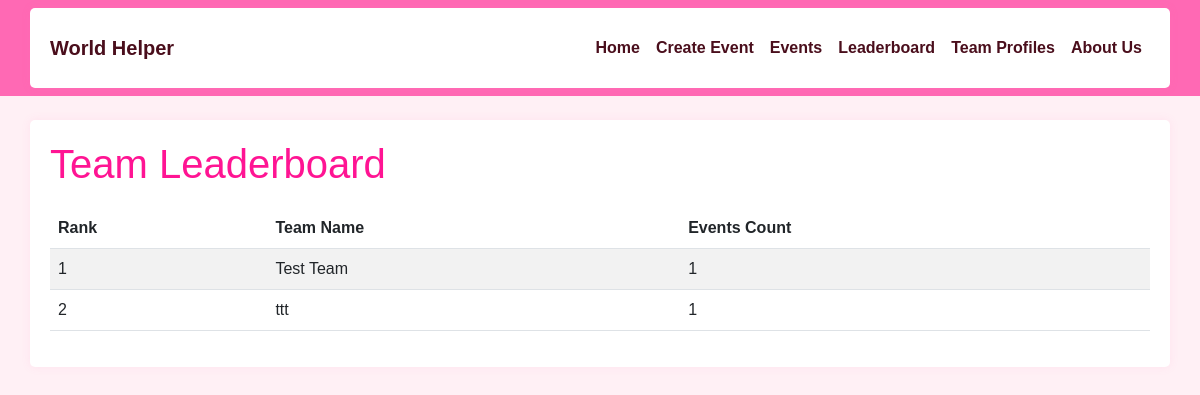
The page /leaderboard on the database as committed earlier.
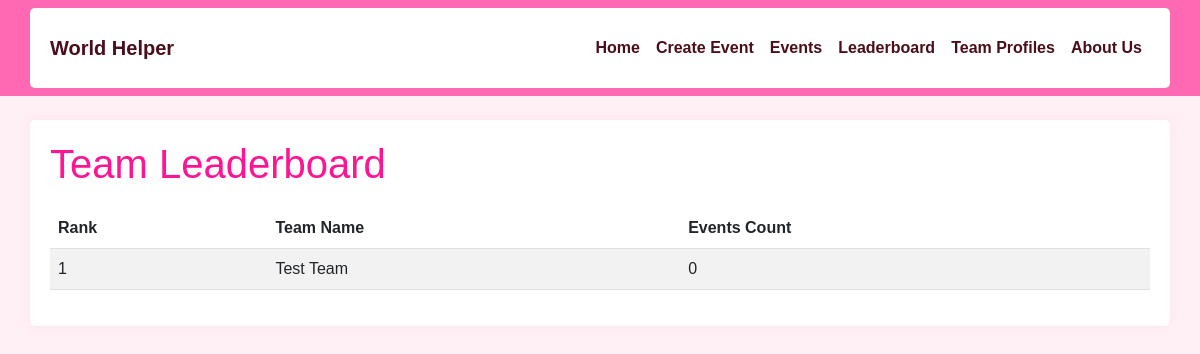
The same page on the database as committed later.
### app/models.py (models this page shows)
class Team(db.Model):
    id = db.Column(db.Integer, primary_key=True)
    team_phrase = db.Column(db.String(100), nullable=False)
    name = db.Column(db.String(64), nullable=False)
    members = db.relationship('TeamMember', backref='team', lazy='dynamic')
    events = db.relationship('Event', backref='team', lazy='dynamic')

### app/main/routes.py (the view)
@bp.route('/leaderboard')
def leaderboard():
    teams = db.session.query(Team, func.count(Event.id).label('event_count')) \
        .outerjoin(Event) \
        .group_by(Team.id) \
        .order_by(func.count(Event.id).desc()) \
        .all()
    ranked_teams = [(rank, team, event_count) for rank, (team, event_count) in enumerate(teams, start=1)]
    return render_template('leaderboard.html', ranked_teams=ranked_teams)

### app/templates/leaderboard.html (shortened to what this page needs)
{% extends "base.html" %}
{% block content %}
<h1>Team Leaderboard</h1>
<table class="table table-striped">
    <thead>
        <tr>
            <th>Rank</th>
            <th>Team Name</th>
            <th>Events Count</th>
        </tr>
    </thead>
    <tbody>
        {% for rank, team, event_count in ranked_teams %}
            <tr>
                <td>{{ rank }}</td>
                <td>{{ team.name }}</td>
                <td>{{ event_count }}</td>
            </tr>
        {% endfor %}
    </tbody>
</table>
{% endblock %}

Rows that differ between the two databases and show on the page:
removed Team: id "2", name "ttt", event_count "1"
computed for Team "Test Team": id "1" → "0"
